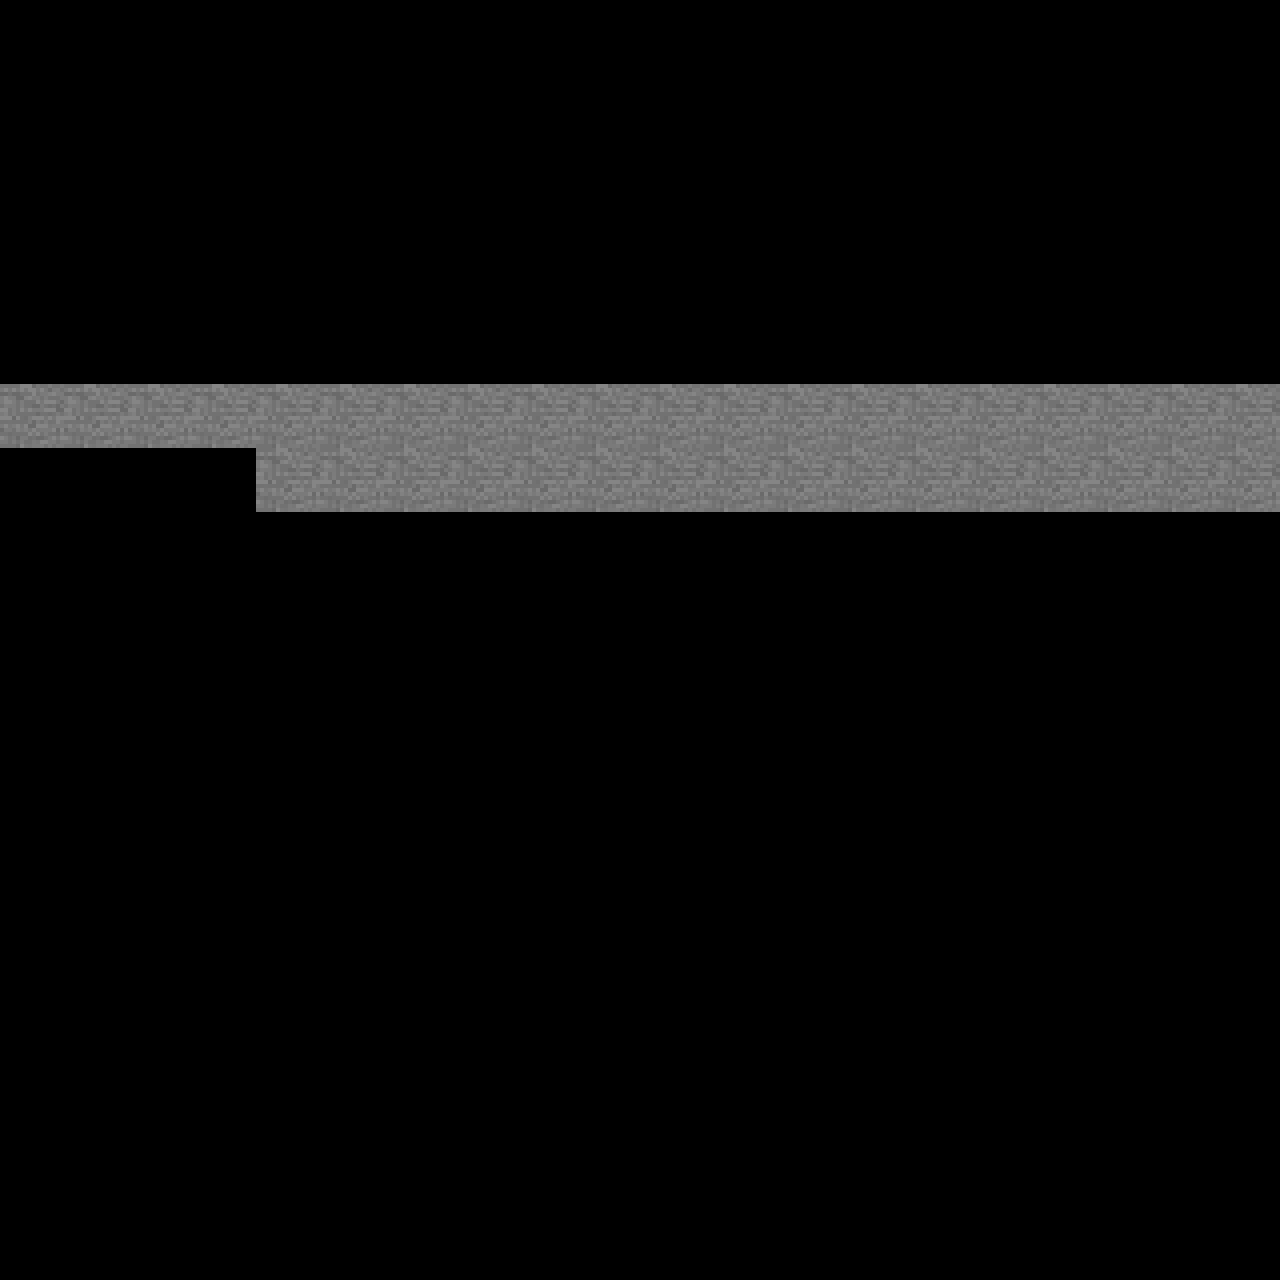

A 2D game scene composited from a Tiled map and its tileset images. What follows is a short description and the map's XML, with every tile layer's data as written:
An orthogonal 20x20 tile map with 64x64 px tiles, 1 tile layer (Ground) and 1 object.

<map version="1.0" orientation="orthogonal" renderorder="right-down" width="20" height="20" tilewidth="64" tileheight="64" nextobjectid="9">
 <tileset firstgid="1" name="Test" tilewidth="64" tileheight="64" tilecount="256" columns="16">
  <image source="bild.png" width="1024" height="1024" />
 </tileset>
 <layer name="Ground" width="20" height="20">
  <properties>
   <property name="ground" type="bool" value="true" />
  </properties>
  <data encoding="csv">
0,0,0,0,0,0,0,0,0,0,0,0,0,0,0,0,0,0,0,0,
0,0,0,0,0,0,0,0,0,0,0,0,0,0,0,0,0,0,0,0,
0,0,0,0,0,0,0,0,0,0,0,0,0,0,0,0,0,0,0,0,
0,0,0,0,0,0,0,0,0,0,0,0,0,0,0,0,0,0,0,0,
0,0,0,0,0,0,0,0,0,0,0,0,0,0,0,0,0,0,0,0,
0,0,0,0,0,0,0,0,0,0,0,0,0,0,0,0,0,0,0,0,
2,2,2,2,2,2,2,2,2,2,2,2,2,2,2,2,2,2,2,2,
0,0,0,0,2,2,2,2,2,2,2,2,2,2,2,2,2,2,2,2,
0,0,0,0,0,0,0,0,0,0,0,0,0,0,0,0,0,0,0,0,
0,0,0,0,0,0,0,0,0,0,0,0,0,0,0,0,0,0,0,0,
0,0,0,0,0,0,0,0,0,0,0,0,0,0,0,0,0,0,0,0,
0,0,0,0,0,0,0,0,0,0,0,0,0,0,0,0,0,0,0,0,
0,0,0,0,0,0,0,0,0,0,0,0,0,0,0,0,0,0,0,0,
0,0,0,0,0,0,0,0,0,0,0,0,0,0,0,0,0,0,0,0,
0,0,0,0,0,0,0,0,0,0,0,0,0,0,0,0,0,0,0,0,
0,0,0,0,0,0,0,0,0,0,0,0,0,0,0,0,0,0,0,0,
0,0,0,0,0,0,0,0,0,0,0,0,0,0,0,0,0,0,0,0,
0,0,0,0,0,0,0,0,0,0,0,0,0,0,0,0,0,0,0,0,
0,0,0,0,0,0,0,0,0,0,0,0,0,0,0,0,0,0,0,0,
0,0,0,0,0,0,0,0,0,0,0,0,0,0,0,0,0,0,0,0
</data>
 </layer>
 <objectgroup name="CollisionLayer">
  <object id="8" x="863.232" y="389.313" width="106.234" height="136.768" />
 </objectgroup>
</map>
